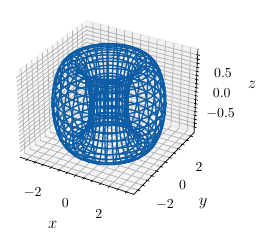

Reproduce this figure in Python.
import numpy as np
import matplotlib.pyplot as plt
from matplotlib.style import use
use(["science"])

def tor(r=1, R=2):
    """
    Генерация тороидальной поверхности
    """
    el = np.linspace(-np.pi, np.pi, 32, endpoint=True)
    az = np.linspace(0, 2*np.pi, 32, endpoint=True)

    el, az = np.meshgrid(az, el)


    x = (R + r*np.cos(el)) * np.cos(az) 
    y = (R + r*np.cos(el)) * np.sin(az) 
    z = r * np.sin(el)

    return x, y, z

import sys
sys.path.append("tasks")

x,y,z = tor()

fig, ax = plt.subplots(subplot_kw={'projection': '3d'})
ax.plot_wireframe(x,y,z)
ax.set_xlabel("$x$")
ax.set_ylabel("$y$")
ax.set_zlabel("$z$")
fig.savefig("figs/tor")

fig, ax = plt.subplots(subplot_kw={'projection': '3d'})
ax.view_init(azim=0, elev=90)
ax.plot_wireframe(x,y,z)
ax.set_zticks([])
ax.set_xlabel("$x$")
ax.set_ylabel("$y$")


fig.savefig("figs/tor-top")
